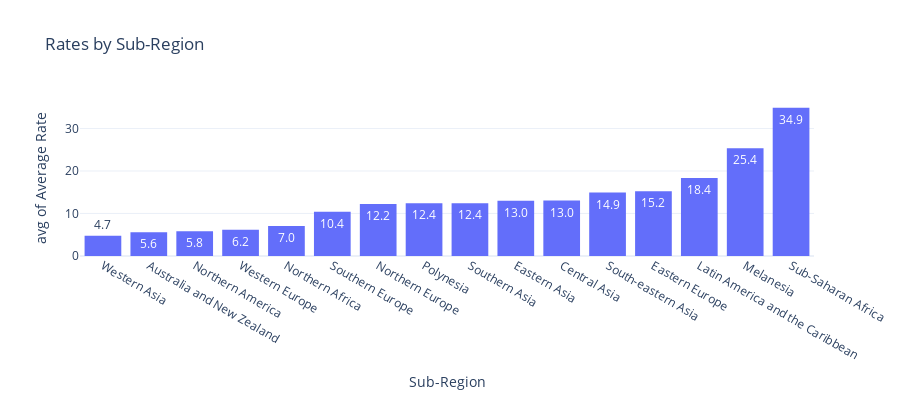

The cell this chart's notebook holds for it:
### Code cell
fig = px.histogram(df_countries3, x="Sub-Region", y="Incidence",
             barmode='group',
             histfunc='avg',
             height=400,
            hover_name="Sub-Region",
            text_auto='.1f',
            hover_data = {"Incidence": True},
            labels={"Incidence": "Average Rate"},
            title="Rates by Sub-Region")
fig.update_xaxes(categoryorder='total ascending')
#fig.update_traces(texttemplate='%{text:.2s}', textposition="auto")
fig.show()

### Figure 1 — Plotly figure (JSON) as saved in the notebook; plotly's stock layout.template omitted (floating-point values rounded to 4 significant figures; data arrays with more than 128 entries replaced by an {"elided": "..."} marker saying what was removed)
{"data": [{"alignmentgroup": "True", "bingroup": "x", "histfunc": "avg", "hovertemplate": "Sub-Region=%{x}<br>avg of Average Rate=%{y}<extra></extra>", "legendgroup": "", "marker": {"color": "#636efa", "pattern": {"shape": ""}}, "name": "", "offsetgroup": "", "orientation": "v", "showlegend": false, "texttemplate": "%{value:.1f}", "type": "histogram", "x": {"elided": "174 str values"}, "xaxis": "x", "y": {"elided": "174 float values"}, "yaxis": "y"}], "layout": {"barmode": "group", "height": 400, "legend": {"tracegroupgap": 0}, "title": {"text": "Rates by Sub-Region"}, "xaxis": {"anchor": "y", "categoryorder": "total ascending", "domain": [0, 1], "title": {"text": "Sub-Region"}}, "yaxis": {"anchor": "x", "domain": [0, 1], "title": {"text": "avg of Average Rate"}}}}
